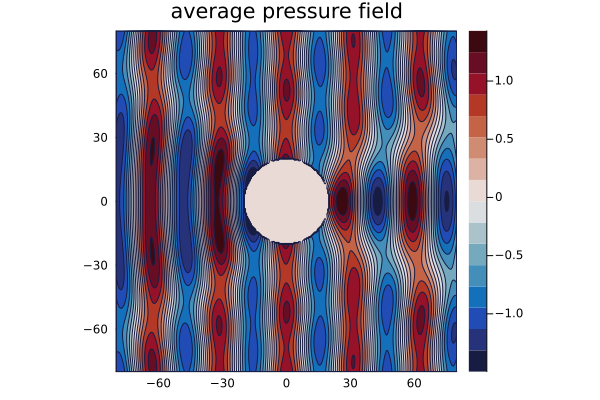

The Julia source for this figure:
using EffectiveTMatrix
using Plots
using LaTeXStrings

## define host_medium
dimension=2;
host_medium = Acoustic(dimension; ρ=1.0, c=1.0);

## particulate microstructure of the effective cylinder
particle = Particle(Acoustic(2; ρ=Inf, c=Inf),Circle(1.0));   # sound hard particles of radius 1.0 
ϕ = 0.4;                                                      # density of particles
sp_MC = Specie(particle; volume_fraction = ϕ) 
micro = Microstructure(host_medium,[sp_MC]);

## define the effective cylinder
cylinder_radius = 20.0;
cylinder = Material(Circle(cylinder_radius),micro);

## compute the coefficients of the T-matrix 
ω = .2; # frequency
N = 5;  # Tₙ for n ∈ [-N,N]
T = t_matrix(ω, host_medium, cylinder, basis_field_order=N);

## plot Tₙ for n ∈ [0,N]
scatter(0:N,real.(T[N+1:2N+1]),label=L"$\mathrm{Re\,(T}_n)$")
scatter!(0:N,imag.(T[N+1:2N+1]),label=L"$\mathrm{Im\,(T}_n)$")
scatter!(title="Effective T-matrix diagonal terms", xlabel=L"$n$", ylabel=L"$\mathrm{T}_n$")
savefig("T-matrix.png")

## average scattered field from incident plane wave
# define the plane wave
psource = plane_source(host_medium; direction = [1.0,0.0]);

# define box where to compute the average scattered field 
P=Q=4*cylinder_radius;                   # bounding box size
bottomleft = [-P;-Q]; topright = [P;Q];
region = Box([bottomleft, topright]);    # bounding box

us = average_scattered_field(ω, region, psource, cylinder; basis_field_order=N);
plot(us,ω; field_apply=real,seriestype = :contour,c=:balance) 
plot!(title="average pressure field")
savefig("plane_wave_scattering.png")



